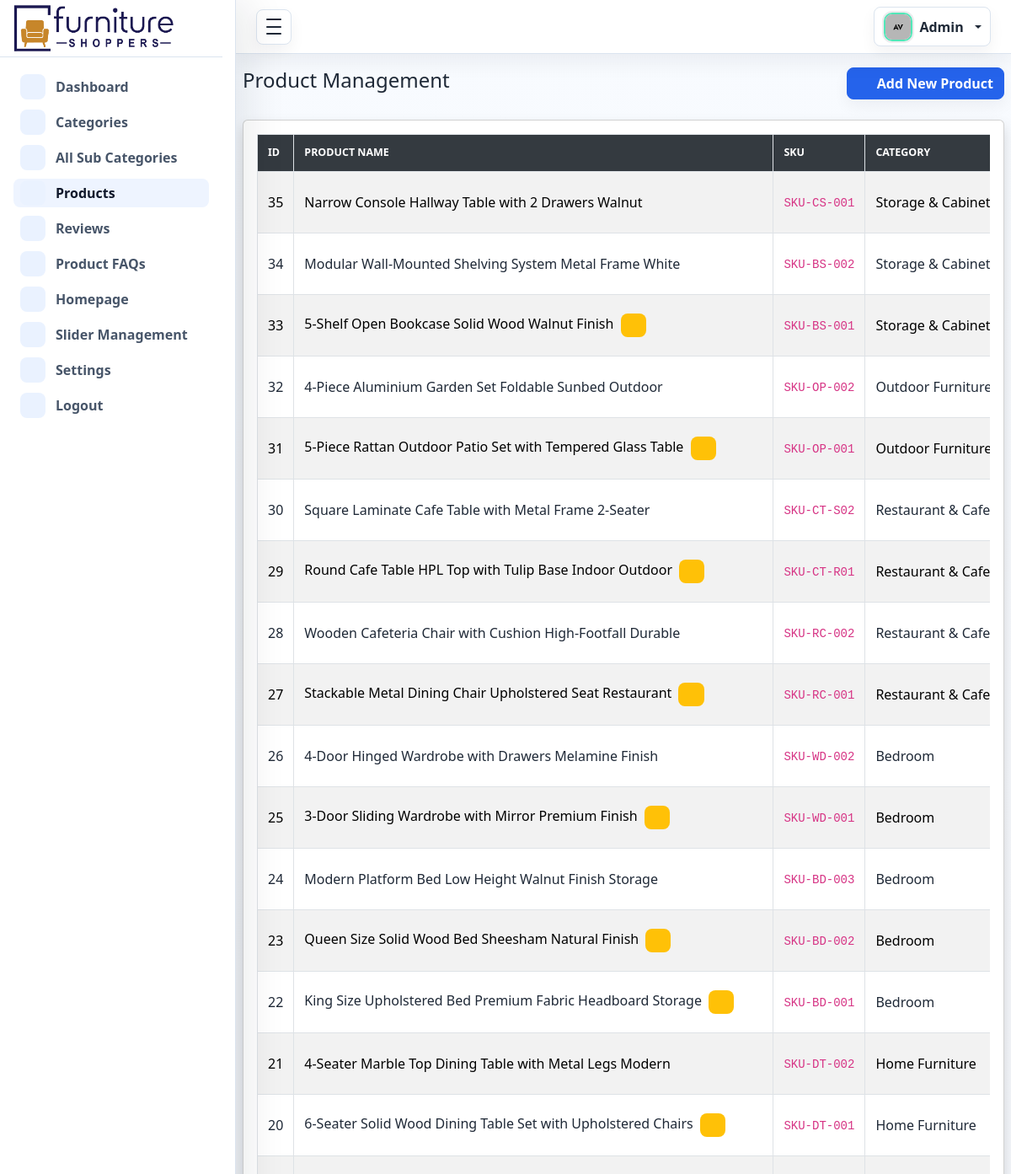
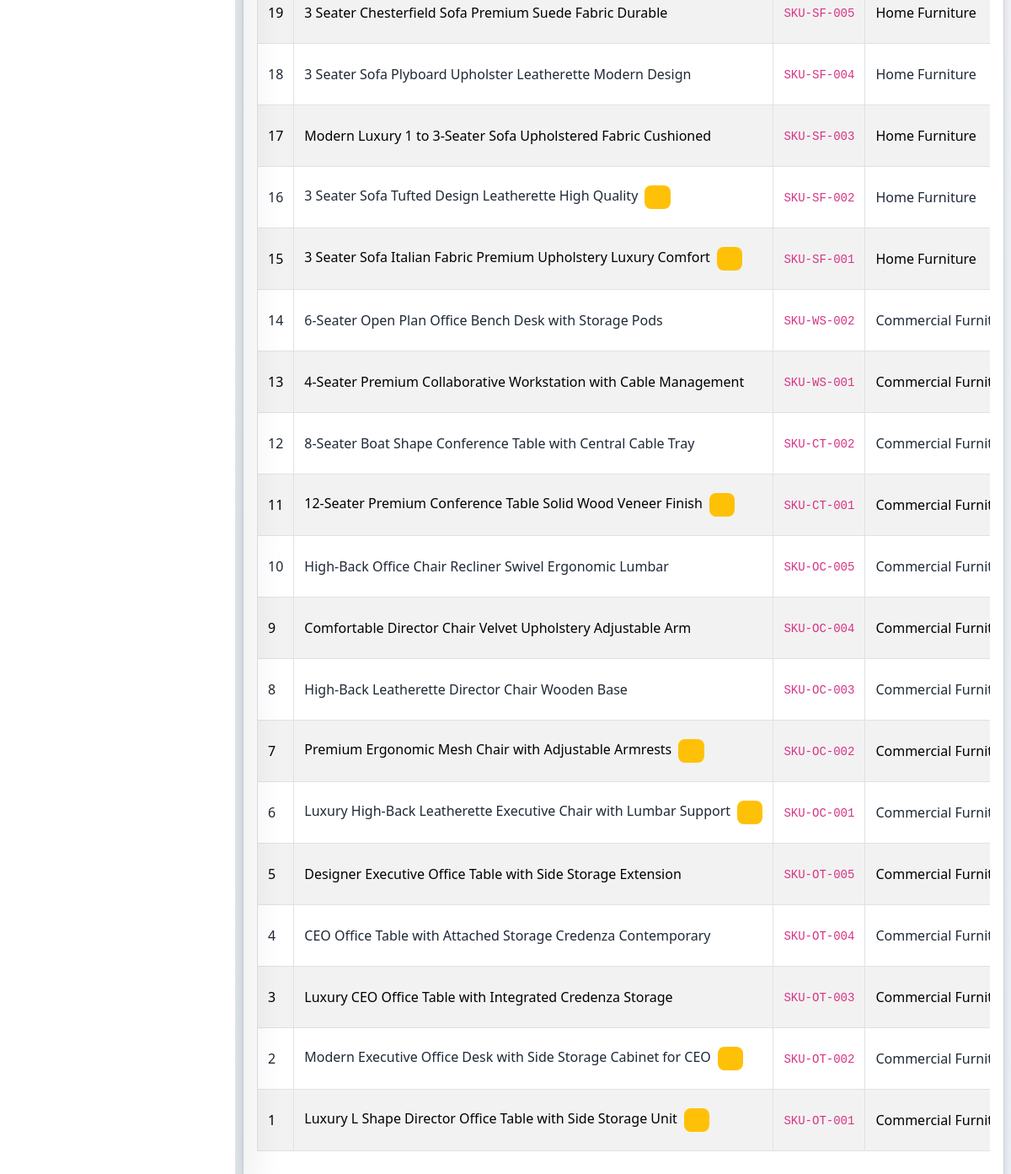
The app's page /admin_panel/products.php (signed in) with its own data (2 pictures, top to bottom).
### tables this page shows
CREATE TABLE `products` (
  `id` bigint(20) UNSIGNED NOT NULL,
  `category_id` bigint(20) UNSIGNED NOT NULL,
  `subcategory_id` bigint(20) UNSIGNED DEFAULT NULL,
  `product_name` varchar(255) NOT NULL,
  `slug` varchar(255) NOT NULL,
  `sku` varchar(100) DEFAULT NULL,
  `short_description` text DEFAULT NULL,
  `description` longtext DEFAULT NULL,
  `specifications` longtext DEFAULT NULL,
  `regular_price` decimal(12,2) NOT NULL,
  `sale_price` decimal(12,2) DEFAULT NULL,
  `gst_percentage` decimal(5,2) DEFAULT 18.00,
  `stock_quantity` int(11) DEFAULT 10,
  `thumbnail` varchar(255) DEFAULT NULL,
  `product_status` enum('Active','Inactive','Draft') DEFAULT 'Active',
  `is_featured` tinyint(1) DEFAULT 0,
  `created_at` timestamp NOT NULL DEFAULT current_timestamp(),
  `updated_at` timestamp NOT NULL DEFAULT current_timestamp() ON UPDATE current_timestamp(),
  `width` decimal(8,2) DEFAULT NULL COMMENT 'Width in cm',
  `height` decimal(8,2) DEFAULT NULL COMMENT 'Height in cm',
  `depth` decimal(8,2) DEFAULT NULL COMMENT 'Depth / Length in cm',
  `seat_height` decimal(8,2) DEFAULT NULL COMMENT 'Seat height in cm',
  `dimension_image` varchar(500) DEFAULT NULL COMMENT 'Path to dimension diagram image',
  `features` text DEFAULT NULL COMMENT 'Newline-separated product features / bullet points',
  `seo_title` varchar(255) DEFAULT NULL,
  `seo_description` text DEFAULT NULL,
  `seo_keywords` varchar(500) DEFAULT NULL,
  `care_instruction` text DEFAULT NULL,
  `shipping_details` text DEFAULT NULL,
  `warranty_details` text DEFAULT NULL
);

CREATE TABLE `categories` (
  `id` int(11) NOT NULL,
  `category_name` varchar(255) NOT NULL,
  `slug` varchar(255) NOT NULL,
  `description` text DEFAULT NULL,
  `image` varchar(255) DEFAULT NULL,
  `status` enum('Active','Inactive') NOT NULL DEFAULT 'Active',
  `created_at` timestamp NOT NULL DEFAULT current_timestamp(),
  `updated_at` timestamp NULL DEFAULT current_timestamp()
);

### admin_panel/products.php (the view, shortened to what this page needs)
<?php
if (isset($_SESSION['adminId'])) {
  require __DIR__ . '/includes/db_conn.php';
  $query = "SELECT p.*,
      c.category_name as category_name,
      s.subcategory_name as subcategory_name
      FROM products p
      LEFT JOIN categories c ON p.category_id = c.id
      LEFT JOIN subcategories s ON p.subcategory_id = s.id
      ORDER BY p.id DESC";
  $stmt = $pdo->prepare($query);
  $stmt->execute();
  $products = $stmt->fetchAll(PDO::FETCH_ASSOC);
  include './layouts/header.php';
?>
  <main class="admin-content">
    <div class="container-fluid px-3 px-lg-2 py-3">
      <div class="d-flex flex-wrap justify-content-between align-items-center mb-4">
        <h4>Product Management</h4>
        <a href="./products_forms.php" class="btn btn-primary">
          <i class="bi bi-plus-lg me-1"></i>Add New Product
        </a>
      </div>
      <div class="card shadow">
        <div class="card-body">
          <div class="table-responsive">
            <table class="table table-bordered table-striped table-hover align-middle w-100" id="example">
              <thead class="">
                <tr>
                  <th>ID</th>
                  <th>Product Name</th>
                  <th>SKU</th>
                  <th>Category</th>
                </tr>
              </thead>
              <tbody>
                <?php if (count($products) > 0): ?>
                  <?php foreach ($products as $product): ?>
                    <tr>
                      <td><?php echo $product['id']; ?></td>
                      <td>
                        <?php echo htmlspecialchars($product['product_name']); ?>
                        <?php if ($product['is_featured']): ?>
                          <span class="badge bg-warning ms-1"><i class="bi bi-star-fill"></i></span>
                        <?php endif; ?>
                      </td>
                      <td><code><?php echo htmlspecialchars($product['sku'] ?: 'N/A'); ?></code></td>
                      <td><?php echo htmlspecialchars($product['category_name'] ?: 'N/A'); ?></td>
                    </tr>
                  <?php endforeach; ?>
                <?php endif; ?>
              </tbody>
            </table>
          </div>
        </div>
      </div>
    </div>
  </main>
  <?php
  include "./layouts/footer.php";
  ?>
<?php
} else {
  header("Location:index.php");
}
?>

### admin_panel/assets/css/style.css (style rules this page uses)
:root { --sidebar-width: 280px; --sidebar-mini-width: 84px; --admin-bg: #f5f7fb; --admin-surface: #ffffff; --admin-surface-soft: #f8fafc; --admin-border: #dbe4ef; --admin-text: #1f2937; --admin-muted: #6b7280; --admin-primary: #2563eb; --admin-primary-dark: #1d4ed8; --admin-success: #0f766e; --admin-warning: #d97706; --admin-danger: #dc2626; --admin-sidebar: #111827; --admin-sidebar-soft: #1f2937; --admin-shadow-sm: 0 10px 24px rgba(15, 23, 42, 0.06); --admin-shadow: 0 18px 46px rgba(15, 23, 42, 0.09); --admin-shadow-lg: 0 26px 70px rgba(15, 23, 42, 0.12); --admin-ring: 0 0 0 4px rgba(37, 99, 235, 0.12); }
* { box-sizing: border-box; }
html { min-height: 100%; }
body { min-height: 100vh; margin: 0; background: linear-gradient(180deg, #f8fbff 0%, var(--admin-bg) 42%, #eef4fa 100%); color: var(--admin-text); font-family: "Segoe UI", Arial, sans-serif; }
a { text-decoration: none; }
.btn { border-radius: 8px; font-weight: 700; box-shadow: 0 8px 18px rgba(15, 23, 42, 0.05); transition: border-color 0.16s ease, background 0.16s ease, box-shadow 0.16s ease, transform 0.16s ease; }
.btn-primary { border-color: var(--admin-primary); background: var(--admin-primary); }
.table { --bs-table-bg: transparent; }
.table thead th { color: #000; font-size: 0.78rem; text-transform: uppercase; white-space: nowrap; }
#example { width: 100% !important; border-collapse: collapse; }
#example th, #example td { border: 1px solid #dee2e6 !important; vertical-align: middle; padding: 12px; }
#example thead th { background: #343a40; color: #fff; font-weight: 600; white-space: nowrap; }
#example tbody td { white-space: nowrap; }
.table tbody tr { transition: background 0.16s ease; }
.badge { border-radius: 8px; padding: 0.45rem 0.65rem; }
.btn { display: inline-flex; align-items: center; justify-content: center; gap: 0.4rem; }
html[data-theme="light"] { color-scheme: light; }
body, .admin-navbar, .admin-sidebar, .admin-main, .metric-card, .panel, .auth-card, .error-card, .dropdown-menu, .modal-content, .form-control, .form-select { transition: background-color 0.18s ease, border-color 0.18s ease, color 0.18s ease, box-shadow 0.18s ease; }
.table { --bs-table-color: var(--admin-text); --bs-table-border-color: var(--admin-border); color: var(--admin-text); }
html:not([data-theme="dark"]) { --admin-sidebar: #ffffff; --admin-sidebar-soft: #eef4ff; --admin-sidebar-border: #dbe4ef; --admin-sidebar-text: #475569; --admin-sidebar-text-strong: #0f172a; --admin-sidebar-muted: #64748b; --admin-sidebar-icon-bg: #eaf2ff; --admin-sidebar-icon: #2563eb; --admin-sidebar-shadow: 18px 0 42px rgba(15, 23, 42, 0.08); }
.table td { vertical-align: middle; }

### records on screen
products: id "35", product_name "Narrow Console Hallway Table with 2 Drawers Walnut", sku "SKU-CS-001", category.category_name "Storage &…"
products: id "34", product_name "Modular Wall-Mounted Shelving System Metal Frame White", sku "SKU-BS-002", category.category_name "Storage &…"
products: id "33", product_name "5-Shelf Open Bookcase Solid Wood Walnut Finish", is_featured 1 (drawn), sku "SKU-BS-001", category.category_name "Storage &…"
products: id "32", product_name "4-Piece Aluminium Garden Set Foldable Sunbed Outdoor", sku "SKU-OP-002", category.category_name "Outdoor…"
products: id "31", product_name "5-Piece Rattan Outdoor Patio Set with Tempered Glass Table", is_featured 1 (drawn), sku "SKU-OP-001", category.category_name "Outdoor…"
products: id "30", product_name "Square Laminate Cafe Table with Metal Frame 2-Seater", sku "SKU-CT-S02", category.category_name "Restaurant & Cafe"
products: id "29", product_name "Round Cafe Table HPL Top with Tulip Base Indoor Outdoor", is_featured 1 (drawn), sku "SKU-CT-R01", category.category_name "Restaurant & Cafe"
products: id "28", product_name "Wooden Cafeteria Chair with Cushion High-Footfall Durable", sku "SKU-RC-002", category.category_name "Restaurant & Cafe"
products: id "27", product_name "Stackable Metal Dining Chair Upholstered Seat Restaurant", is_featured 1 (drawn), sku "SKU-RC-001", category.category_name "Restaurant & Cafe"
products: id "26", product_name "4-Door Hinged Wardrobe with Drawers Melamine Finish", sku "SKU-WD-002", category.category_name "Bedroom"
products: id "25", product_name "3-Door Sliding Wardrobe with Mirror Premium Finish", is_featured 1 (drawn), sku "SKU-WD-001", category.category_name "Bedroom"
products: id "24", product_name "Modern Platform Bed Low Height Walnut Finish Storage", sku "SKU-BD-003", category.category_name "Bedroom"
products: id "23", product_name "Queen Size Solid Wood Bed Sheesham Natural Finish", is_featured 1 (drawn), sku "SKU-BD-002", category.category_name "Bedroom"
products: id "22", product_name "King Size Upholstered Bed Premium Fabric Headboard Storage", is_featured 1 (drawn), sku "SKU-BD-001", category.category_name "Bedroom"
products: id "21", product_name "4-Seater Marble Top Dining Table with Metal Legs Modern", sku "SKU-DT-002", category.category_name "Home Furniture"
products: id "20", product_name "6-Seater Solid Wood Dining Table Set with Upholstered Chairs", is_featured 1 (drawn), sku "SKU-DT-001", category.category_name "Home Furniture"
products: id "19", product_name "3 Seater Chesterfield Sofa Premium Suede Fabric Durable", sku "SKU-SF-005", category.category_name "Home Furniture"
products: id "18", product_name "3 Seater Sofa Plyboard Upholster Leatherette Modern Design", sku "SKU-SF-004", category.category_name "Home Furniture"
products: id "17", product_name "Modern Luxury 1 to 3-Seater Sofa Upholstered Fabric Cushioned", sku "SKU-SF-003", category.category_name "Home Furniture"
products: id "16", product_name "3 Seater Sofa Tufted Design Leatherette High Quality", is_featured 1 (drawn), sku "SKU-SF-002", category.category_name "Home Furniture"
products: id "15", product_name "3 Seater Sofa Italian Fabric Premium Upholstery Luxury Comfort", is_featured 1 (drawn), sku "SKU-SF-001", category.category_name "Home Furniture"
products: id "14", product_name "6-Seater Open Plan Office Bench Desk with Storage Pods", sku "SKU-WS-002", category.category_name "Commercial…"
products: id "13", product_name "4-Seater Premium Collaborative Workstation with Cable Management", sku "SKU-WS-001", category.category_name "Commercial…"
products: id "12", product_name "8-Seater Boat Shape Conference Table with Central Cable Tray", sku "SKU-CT-002", category.category_name "Commercial…"
products: id "11", product_name "12-Seater Premium Conference Table Solid Wood Veneer Finish", is_featured 1 (drawn), sku "SKU-CT-001", category.category_name "Commercial…"
products: id "10", product_name "High-Back Office Chair Recliner Swivel Ergonomic Lumbar", sku "SKU-OC-005", category.category_name "Commercial…"
products: id "9", product_name "Comfortable Director Chair Velvet Upholstery Adjustable Arm", sku "SKU-OC-004", category.category_name "Commercial…"
products: id "8", product_name "High-Back Leatherette Director Chair Wooden Base", sku "SKU-OC-003", category.category_name "Commercial…"
products: id "7", product_name "Premium Ergonomic Mesh Chair with Adjustable Armrests", is_featured 1 (drawn), sku "SKU-OC-002", category.category_name "Commercial…"
products: id "6", product_name "Luxury High-Back Leatherette Executive Chair with Lumbar Support", is_featured 1 (drawn), sku "SKU-OC-001", category.category_name "Commercial…"
products: id "5", product_name "Designer Executive Office Table with Side Storage Extension", sku "SKU-OT-005", category.category_name "Commercial…"
products: id "4", product_name "CEO Office Table with Attached Storage Credenza Contemporary", sku "SKU-OT-004", category.category_name "Commercial…"
products: id "3", product_name "Luxury CEO Office Table with Integrated Credenza Storage", sku "SKU-OT-003", category.category_name "Commercial…"
products: id "2", product_name "Modern Executive Office Desk with Side Storage Cabinet for CEO", is_featured 1 (drawn), sku "SKU-OT-002", category.category_name "Commercial…"
products: id "1", product_name "Luxury L Shape Director Office Table with Side Storage Unit", is_featured 1 (drawn), sku "SKU-OT-001", category.category_name "Commercial…"
